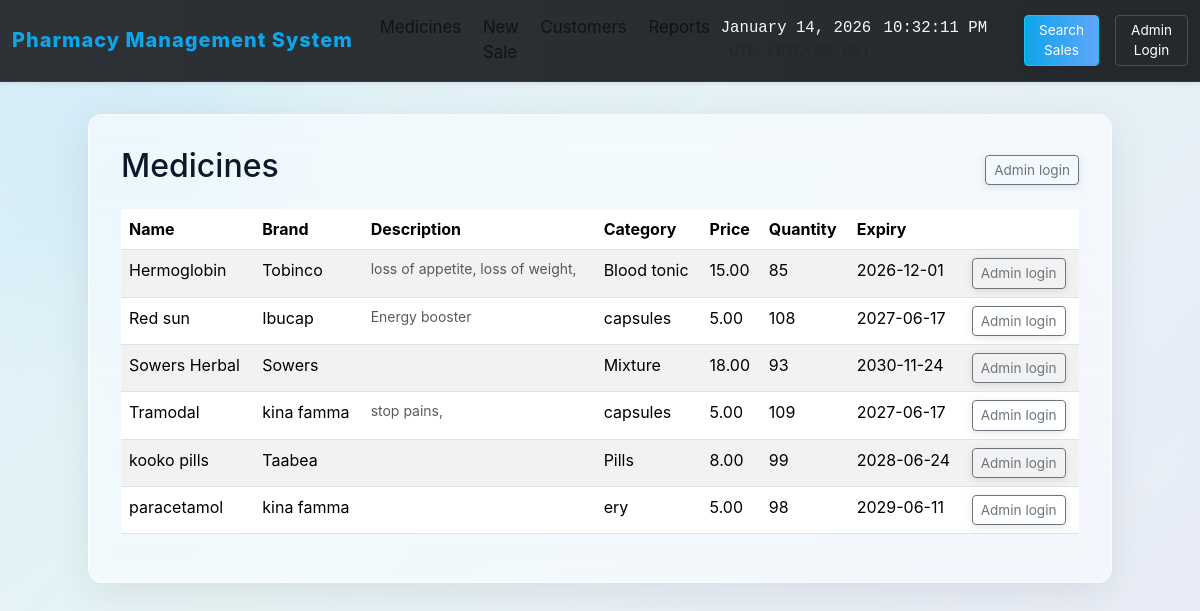
Page /medicines on the earlier database version.
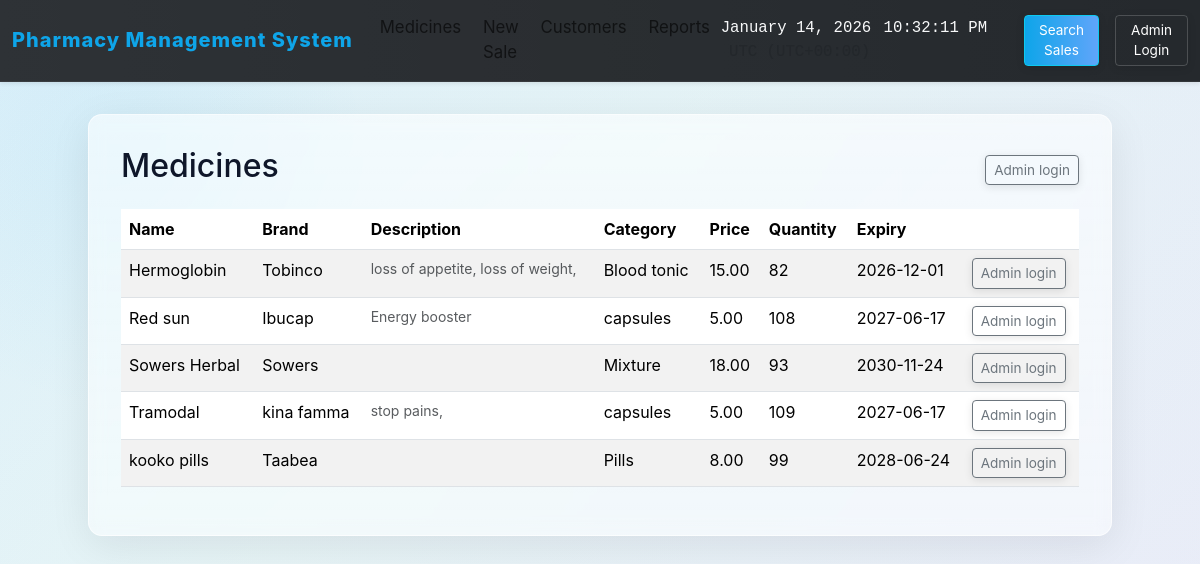
Same page on the later database version.
### models.py (models this page shows, shortened)
class Medicine(db.Model):
    id = db.Column(db.Integer, primary_key=True)
    name = db.Column(db.String(120), nullable=False)
    brand = db.Column(db.String(120))
    price = db.Column(db.Float, nullable=False)
    quantity = db.Column(db.Integer, nullable=False, default=0)
    expiry_date = db.Column(db.Date, nullable=True)
    category = db.Column(db.String(80))
    description = db.Column(db.Text)
    def near_expiry(self, days=30, today=None):
        from datetime import date, timedelta
        today = today or date.today()
        if self.expiry_date is None:
            return False
        return today <= self.expiry_date <= (today + timedelta(days=days))

### app.py (the view)
    @app.route('/medicines')
    def medicines():
        medicines = Medicine.query.order_by(Medicine.name).all()
        low_stock_threshold = 5
        return render_template('medicines.html', medicines=medicines, low_stock_threshold=low_stock_threshold, today=date.today())

### templates/medicines.html (shortened to what this page needs)
{% extends 'base.html' %}
{% block content %}
  <div class="d-flex justify-content-between align-items-center mb-3">
    <h2>Medicines</h2>
    {% if session.get('is_admin') %}
      <a class="btn btn-sm btn-primary" href="/medicines/add">Add Medicine</a>
    {% else %}
      <a class="btn btn-sm btn-outline-secondary" href="{{ url_for('admin_login') }}">Admin login</a>
    {% endif %}
  </div>
  <table class="table table-striped">
    <thead>
      <tr>
        <th>Name</th>
        <th>Brand</th>
        <th>Description</th>
        <th>Category</th>
        <th>Price</th>
        <th>Quantity</th>
        <th>Expiry</th>
        <th></th>
      </tr>
    </thead>
    <tbody>
      {% for m in medicines %}
      <tr>
        <td>{{m.name}}</td>
        <td>{{m.brand or ''}}</td>
        <td>
          {% if m.description %}
            <div class="text-muted small">{{ m.description[:100] }}{% if m.description and m.description|length > 100 %}...{% endif %}</div>
          {% endif %}
        </td>
        <td>{{m.category or ''}}</td>
        <td>{{'%.2f'|format(m.price)}}</td>
        <td>
          {% if m.quantity == 0 %}
            <span class="text-danger">Finish</span>
          {% else %}
            {{m.quantity}}
          {% endif %}
        </td>
        <td>
          {% if m.expiry_date %}
            {{m.expiry_date}}
          {% else %}
            —
          {% endif %}
        </td>
        {% if session.get('is_admin') %}
        <td>
          <a class="btn btn-sm btn-outline-secondary" href="/medicines/update/{{m.id}}">Edit</a>
          <form method="post" action="/medicines/delete/{{m.id}}" style="display:inline-block; margin-left:6px;" onsubmit="return confirm('Delete this medicine?');">
            {{ csrf_token() }}
            <button class="btn btn-sm btn-outline-danger">Delete</button>
          </form>
        </td>
        {% else %}
        <td><a class="btn btn-sm btn-outline-secondary" href="{{ url_for('admin_login') }}">Admin login</a></td>
        {% endif %}
      </tr>
      {% endfor %}
    </tbody>
  </table>
{% endblock %}

### templates/base.html (shortened to what this page needs)
<!doctype html>
<html lang="en">
  <head>
    <link href="https://cdn.jsdelivr.net/npm/bootstrap@5.3.2/dist/css/bootstrap.min.css" rel="stylesheet">
    <link href="{{ url_for('static', filename='animations.css') }}" rel="stylesheet">
  </head>
  <body>
    <nav class="navbar navbar-expand-lg navbar-dark bg-dark mb-4 shadow-sm">
      <div class="container-fluid">
        <a class="navbar-brand" href="/">Pharmacy Management System</a>
        <div class="collapse navbar-collapse">
            <ul class="navbar-nav me-auto mb-2 mb-lg-0">
              <li class="nav-item"><a class="nav-link" href="/medicines">Medicines</a></li>
              <li class="nav-item"><a class="nav-link" href="/sales/new">New Sale</a></li>
              <li class="nav-item"><a class="nav-link" href="/customers">Customers</a></li>
              <li class="nav-item"><a class="nav-link" href="/reports">Reports</a></li>
            </ul>
          </div>
          <div class="d-flex align-items-center gap-3 text-light">
            <small>
              <span id="clock-date">{{ current_date }}</span>&nbsp;&nbsp;
              <span id="clock-time">{{ current_time }}</span>
              &nbsp;&nbsp;<small id="clock-zone" class="text-muted"></small>
            </small>
            <a href="{{ url_for('search_sales') }}" class="btn btn-info btn-sm">Search Sales</a>
            {% if session.get('is_admin') %}
              <a href="{{ url_for('admin_logout') }}" class="btn btn-outline-light btn-sm">Logout</a>
            {% else %}
              <a href="{{ url_for('admin_login') }}" class="btn btn-outline-light btn-sm">Admin Login</a>
            {% endif %}
          </div>
      </div>
    </nav>
    <div class="container">
      {% from 'wtf.html' import csrf_token %}
      {% block content %}{% endblock %}
    </div>
  </body>
</html>

### static/animations.css (style rules this page uses)
.btn { position: relative; overflow: hidden; transition: all 0.2s cubic-bezier(0.34, 1.56, 0.64, 1); box-shadow: 0 2px 8px rgba(0, 0, 0, 0.1); }
.btn::before { content: ''; position: absolute; top: 50%; left: 50%; width: 0; height: 0; border-radius: 50%; background: rgba(255, 255, 255, 0.5); transform: translate(-50%, -50%); pointer-events: none; }
table tbody tr { animation: fadeInUp 0.5s ease-out backwards; }
table tbody tr:nth-child(1) { animation-delay: 0.05s; }
table tbody tr:nth-child(2) { animation-delay: 0.1s; }
table tbody tr:nth-child(3) { animation-delay: 0.15s; }
table tbody tr:nth-child(4) { animation-delay: 0.2s; }
table tbody tr:nth-child(5) { animation-delay: 0.25s; }
.fade-in { animation: fadeInUp 0.5s ease-out; }

### templates/base.html (style rules this page uses)
:root { --primary-blue: #0ea5e9; --accent-green: #16a34a; --danger-red: #ef4444; --glass-white: rgba(255,255,255,0.75); --glass-border: rgba(255,255,255,0.6); --muted: rgba(0,0,0,0.6); }
html,body { height:100%; }
body { background: linear-gradient(135deg, rgba(14,165,233,0.12) 0%, rgba(16,185,129,0.06) 40%, rgba(239,68,68,0.04) 100%), radial-gradient( circle at 10% 20%, rgba(14,165,233,0.06), transparent 20%), linear-gradient(120deg, #f8fafc 0%, #eaf2ff 100%); min-height: 100vh; font-family: -apple-system, BlinkMacSystemFont, 'Segoe UI', Roboto, 'Helvetica Neue', Arial; color: #0f172a; }
.navbar { background: linear-gradient(90deg, rgba(255,255,255,0.06), rgba(255,255,255,0.02)); backdrop-filter: blur(6px) saturate(120%); border-bottom: 1px solid rgba(255,255,255,0.06); box-shadow: 0 6px 30px rgba(2,6,23,0.12); font-size: 1.05rem; }
.navbar-brand { font-weight: 800; letter-spacing: 1px; font-size: 1.25rem; color: var(--primary-blue) !important; }
.navbar-nav .nav-link { color: var(--muted) !important; border-radius: 8px; transition: background 0.18s, color 0.18s, transform 0.12s; padding: 0.45rem 0.85rem; margin: 0 0.18rem; }
.container { background: linear-gradient(180deg, rgba(255,255,255,0.6), rgba(255,255,255,0.5)); border-radius: 14px; box-shadow: 0 10px 40px rgba(2,6,23,0.08); padding: 2rem; margin: 2rem auto; max-width: 1024px; border: 1px solid var(--glass-border); backdrop-filter: blur(8px) saturate(120%); }
.btn-outline-light { color:#fff;border-color:rgba(255,255,255,0.18) }
.btn-info { background:linear-gradient(90deg,var(--primary-blue),#60a5fa);color:#fff }
.btn-sm { padding:.25rem .5rem;font-size:.85rem }
table { background:transparent }
.table-striped>tbody>tr:nth-of-type(odd) { background:rgba(15,23,42,0.02) }
#clock-date, #clock-time, #clock-zone { font-family: 'Fira Mono', 'Consolas', monospace; font-size: 0.98rem; }

Differences in the rows shown:
removed Medicine: name "paracetamol", brand "kina famma", category "ery", price "5.00", quantity "98", expiry_date "2029-06-11"
changed Medicine "Hermoglobin": quantity "85" → "82"
